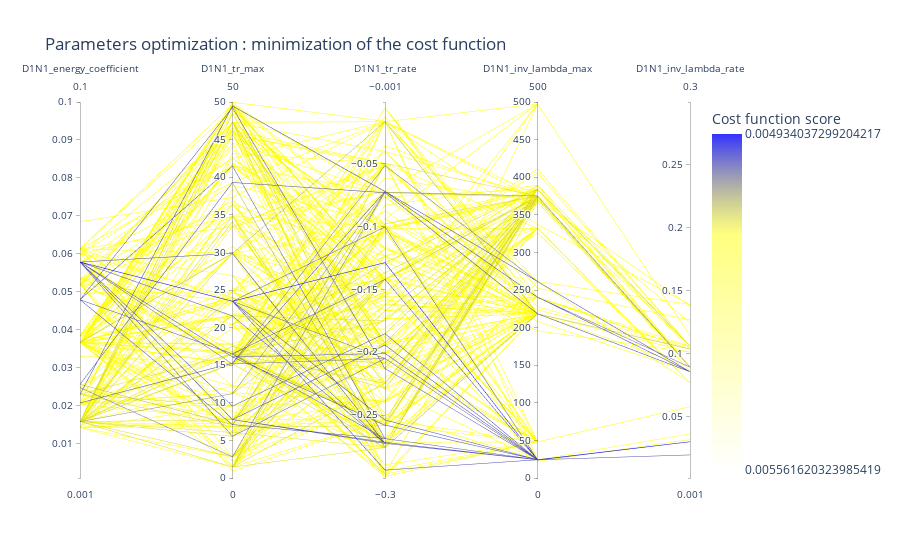

Here is the notebook cell this chart was saved with:
### Code cell
viewer.parallel_coordinates(500, unselected_opacity=0)

### Figure 1 — Plotly figure (JSON) as saved in the notebook; plotly's stock layout.template omitted (floating-point values rounded to 4 significant figures; data arrays with more than 128 entries replaced by an {"elided": "..."} marker saying what was removed)
{"data": [{"dimensions": [{"label": "D1N1_energy_coefficient", "range": [0.001, 0.1], "values": {"elided": "500 float values"}}, {"label": "D1N1_tr_max", "range": [0, 50], "values": {"elided": "500 float values"}}, {"label": "D1N1_tr_rate", "range": [-0.3, -0.001], "values": {"elided": "500 float values"}}, {"label": "D1N1_inv_lambda_max", "range": [0, 500], "values": {"elided": "500 float values"}}, {"label": "D1N1_inv_lambda_rate", "range": [0.001, 0.3], "values": {"elided": "500 float values"}}], "line": {"color": {"elided": "500 float values"}, "colorbar": {"tickmode": "array", "ticktext": [0.004934, 0.005562], "tickvals": [-0.004934, -0.005562], "title": {"text": "Cost function score"}}, "colorscale": [[0, "rgba(0, 0, 255, 0.8)"], [0.3, "rgba(255,255,0,0.5)"], [1, "rgba(255,255,0,0.0)"]], "reversescale": true, "showscale": true}, "type": "parcoords", "unselected": {"line": {"opacity": 0}}}], "layout": {"coloraxis": {"colorbar": {"title": {"text": "Fitness"}}}, "title": {"text": "Parameters optimization : minimization of the cost function"}}}
